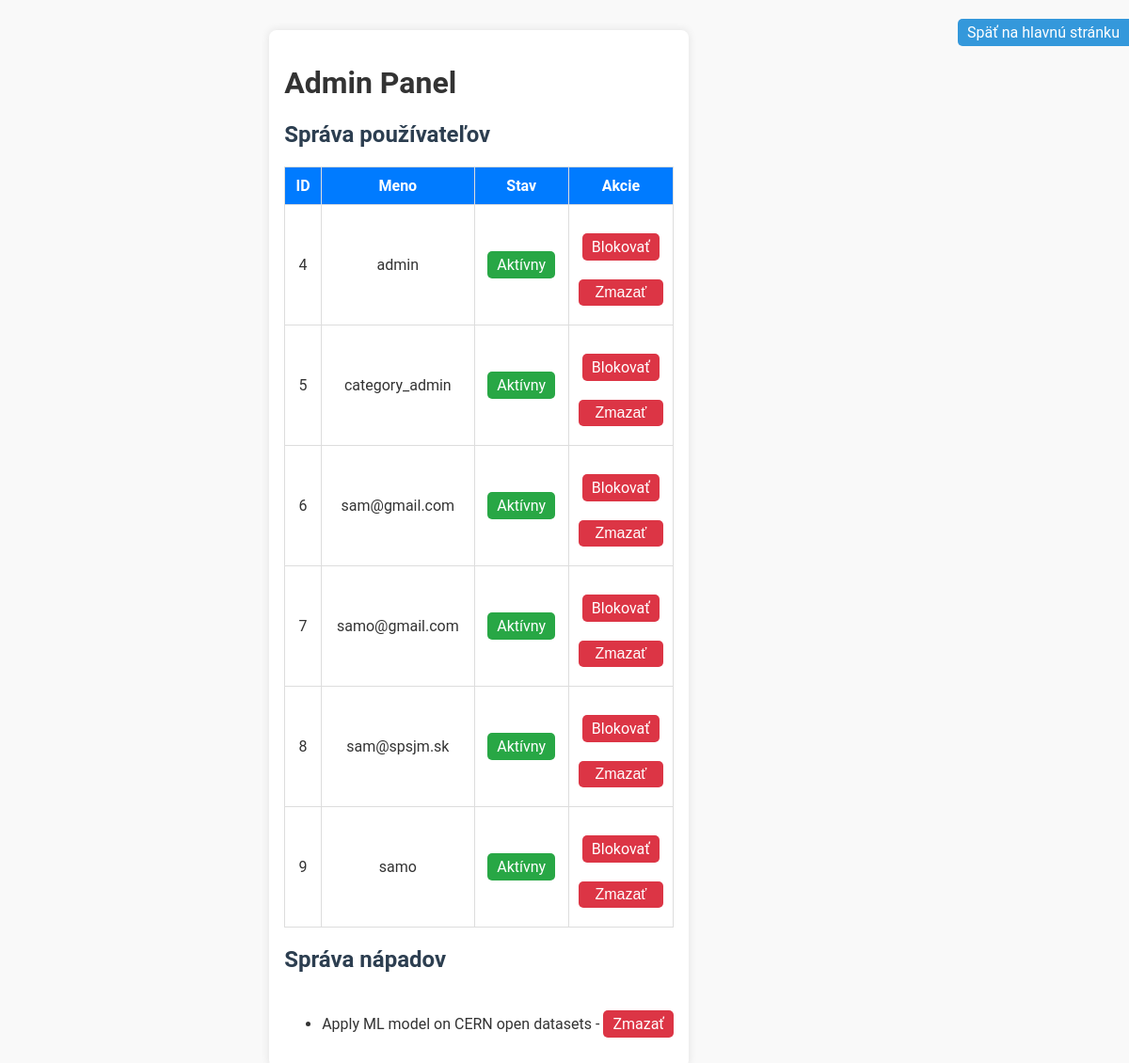
Page /admin (signed in) on the earlier database version.
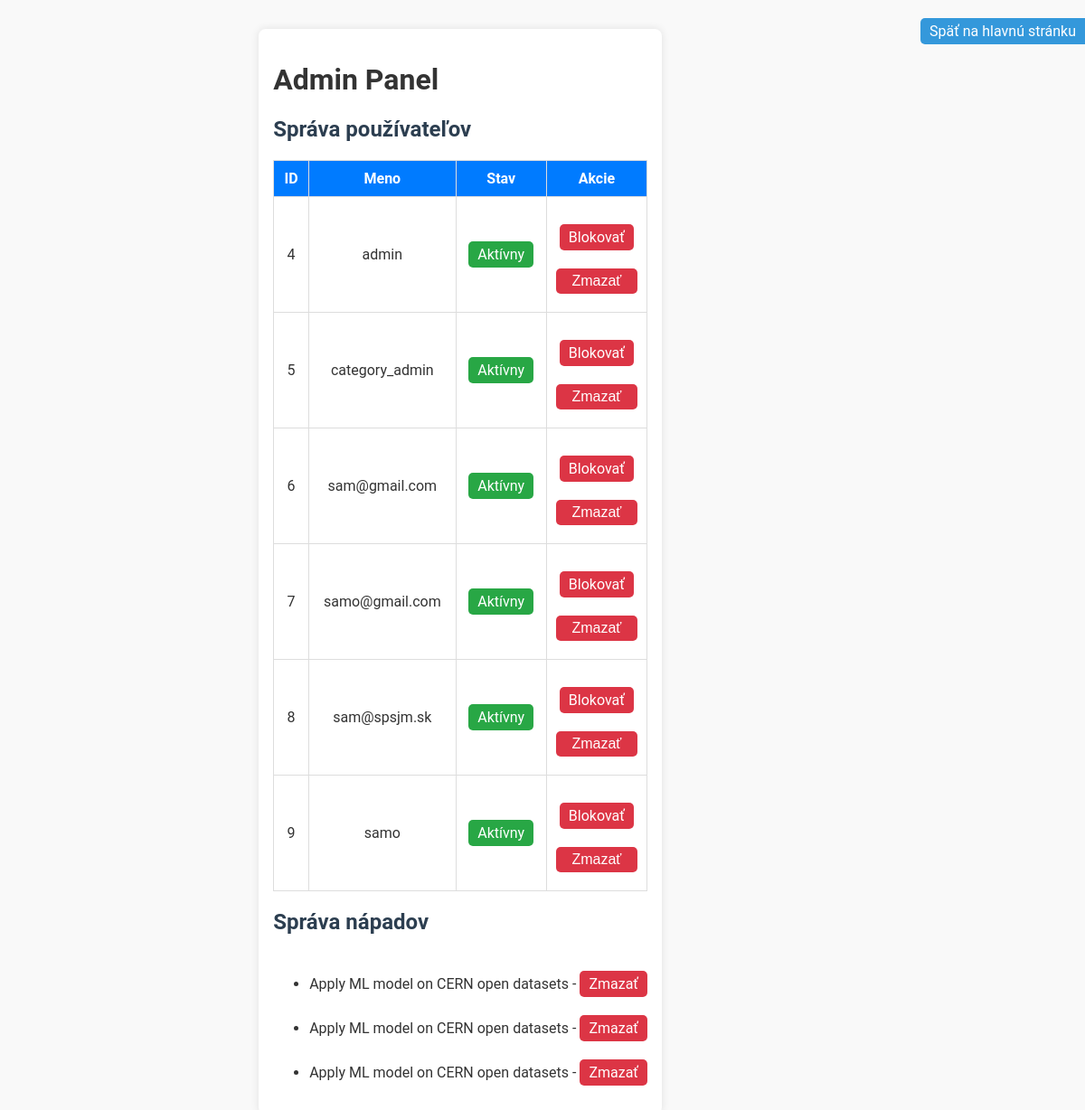
Same page on the later database version.
### app.py (models this page shows, shortened)
class User(db.Model):
    id = db.Column(db.Integer, primary_key=True)
    username = db.Column(db.String(100), unique=True, nullable=False)
    password = db.Column(db.String(255), nullable=False)
    is_admin = db.Column(db.Boolean, default=False)
    is_category_admin = db.Column(db.Boolean, default=False)
    is_blocked = db.Column(db.Boolean, default=False)
    comments = db.relationship('Comment', backref='user', lazy=True, cascade="all, delete")

class Idea(db.Model):
    id = db.Column(db.Integer, primary_key=True)
    title = db.Column(db.String(200), nullable=False)
    description = db.Column(db.Text, nullable=False)
    user_id = db.Column(db.Integer, db.ForeignKey('user.id'), nullable=False)
    comments = db.relationship('Comment', backref='idea', lazy=True, cascade="all, delete")
    upvotes = db.Column(db.Integer, default=0)
    categories = db.Column(db.String(255), nullable=True)
    file = db.Column(db.String(255), nullable=True)
    working_users = db.relationship('User', secondary=working_on, backref=db.backref('working_ideas', lazy='dynamic'))
    completed_by = db.Column(db.String(255), nullable=True)
    completion_link = db.Column(db.String(255), nullable=True)
    completed_ideas = db.relationship('CompletedIdea', back_populates='idea', lazy=True, cascade="all, delete")

### app.py (the view)
@app.route('/admin')
def admin():
    if 'user_id' not in session:
        return redirect(url_for('login'))
    user = User.query.get(session['user_id'])
    if not user or not user.is_admin:
        return redirect(url_for('home'))
    users = User.query.all()
    ideas = Idea.query.all()
    return render_template('admin.html', users=users, ideas=ideas)

### templates/admin.html (shortened to what this page needs)
<!DOCTYPE html>
<html lang="sk">
<head>
    <link rel="stylesheet" href="/static/styles.css">
</head>
<body>
    <div class="admin-container">
        <h1>Admin Panel</h1>
        <h2>Správa používateľov</h2>
        <table>
            <thead>
                <tr>
                    <th>ID</th>
                    <th>Meno</th>
                    <th>Stav</th>
                    <th>Akcie</th>
                </tr>
            </thead>
            <tbody>
                {% for user in users %}
                <tr>
                    <td>{{ user.id }}</td>
                    <td>{{ user.username }}</td>
                    <td>
                        {% if user.is_blocked %}
                            <span class="status blocked">Blokovaný</span>
                        {% else %}
                            <span class="status active">Aktívny</span>
                        {% endif %}
                    </td>
                    <td>
                        {% if user.is_blocked %}
                            <a href="{{ url_for('unblock_user', user_id=user.id) }}" class="btn btn-success">Odblokovať</a>
                        {% else %}
                            <a href="{{ url_for('block_user', user_id=user.id) }}" class="btn btn-danger" style="max-width: fit-content;">Blokovať</a>
                        {% endif %}
                        <form action="{{ url_for('delete_user', user_id=user.id) }}" method="POST" onsubmit="return confirm('Naozaj chcete odstrániť tohto používateľa?');">
                            <button type="submit" class="btn btn-danger">Zmazať</button>
                        </form>
                    </td>
                </tr>
                {% endfor %}
            </tbody>
        </table>
        <h2>Správa nápadov</h2>
        <ul>
            {% for idea in ideas %}
                <li>{{ idea.title }} -
                    <a href="{{ url_for('delete_idea', idea_id=idea.id) }}" class="btn btn-danger" onclick="return confirm('Naozaj chcete zmazať tento nápad?');" style="max-width: fit-content;">Zmazať</a>
                </li>
            {% endfor %}
        </ul>
    </div>
    <div>
        <a href="{{ url_for('home') }}" class="btn">Späť na hlavnú stránku</a>
    </div>
</body>
</html>

Differences in the rows shown:
added Idea: title "Apply ML model on CERN open datasets"
added Idea: title "Apply ML model on CERN open datasets"
